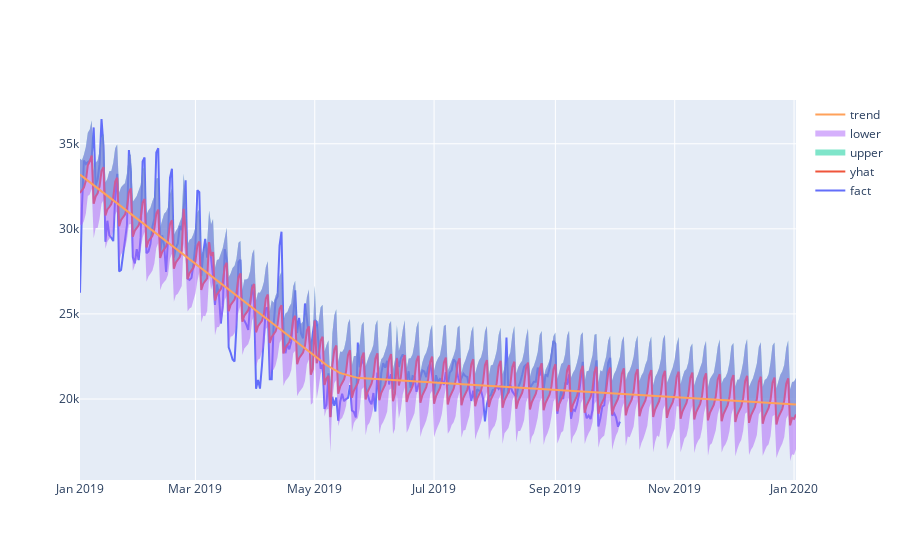

The notebook cell this image was saved under:
### Code cell
# Рисуем график с границами прогноза на полном периоде
iplot([
    go.Scatter(x=df['ds'], y=df['y'], name='fact'),
    go.Scatter(x=final_forecast['ds'], y=final_forecast['yhat'], name='yhat'),
    go.Scatter(x=final_forecast['ds'], y=final_forecast['yhat_upper'], fill='tonexty', mode='none', name='upper'),
    go.Scatter(x=final_forecast['ds'], y=final_forecast['yhat_lower'], fill='tonexty', mode='none', name='lower'),
    go.Scatter(x=final_forecast['ds'], y=final_forecast['trend'], name='trend')
])

### Figure 1 — Plotly figure (JSON) as saved in the notebook; plotly's stock layout.template omitted (floating-point values rounded to 4 significant figures; data arrays with more than 128 entries replaced by an {"elided": "..."} marker saying what was removed)
{"data": [{"name": "fact", "type": "scatter", "x": {"elided": "277 str values"}, "y": {"elided": "277 int values"}}, {"name": "yhat", "type": "scatter", "x": {"elided": "367 str values"}, "y": {"elided": "367 float values"}}, {"fill": "tonexty", "mode": "none", "name": "upper", "type": "scatter", "x": {"elided": "367 str values"}, "y": {"elided": "367 float values"}}, {"fill": "tonexty", "mode": "none", "name": "lower", "type": "scatter", "x": {"elided": "367 str values"}, "y": {"elided": "367 float values"}}, {"name": "trend", "type": "scatter", "x": {"elided": "367 str values"}, "y": {"elided": "367 float values"}}], "layout": {}}
